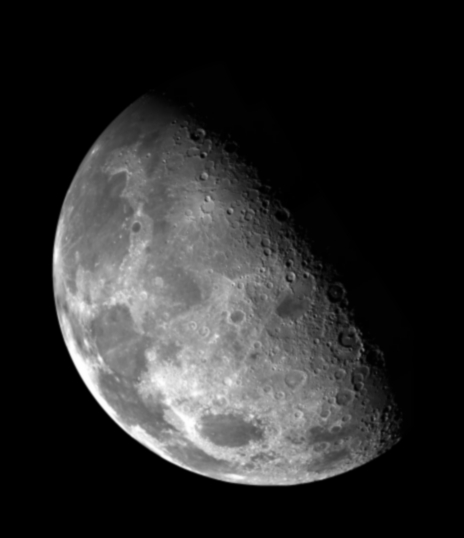
#> input picture Lab/Immagini/luna.jpg, 464 x 538 px, found by its file name
$ python '4)sharpeningScript.py'
#> lines starting #> are read from the running program, lines starting #| are printed output that depends on the picture
# -*- coding: utf-8 -*-

import numpy as np # importa Numpy
import matplotlib.pyplot as plt # importa Matplotlib
import scipy.ndimage as ndi # importa Scipy per le immagini
import skimage.io as io # importa il modulo Input/Output di SK-Image
from skimage.exposure import equalize_hist
from skimage.transform import warp
from pathlib import Path
import myLibreria as my

path_immagini = Path(r"C:\Users\lucia\Desktop\FilePc\Uni\Magistrale\ESM\Laboratorio\Immagini")

x = np.float64(io.imread(path_immagini/"luna.jpg"))
#> x: shape (538, 464) float64; min 0, max 255, mean 42.6
plt.subplot(1,4,1); plt.imshow(x, clim = None, cmap = 'gray')

"""filtri laplaciani
   N.B. filtri uguali ma i bordi vengono evidenziati con colori opposti"""

h1 = np.array([[0, 1,0],
               [1,-4,1],
               [0, 1,0]])

h2 = np.array([[ 0,-1, 0],
               [-1, 4,-1],
               [ 0,-1, 0]])

y1 = ndi.correlate(x, h1, mode = 'reflect')
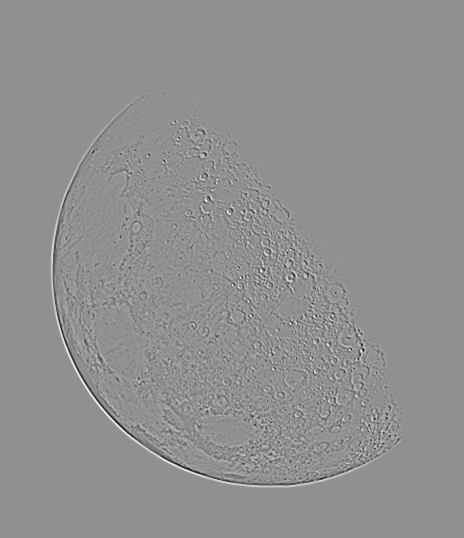
#> y1: shape (538, 464) float64; min -107, max 82, mean 0; drawn with min black and max white
plt.subplot(1,4,2); plt.imshow(y1, clim = None, cmap = 'gray')

y2 = ndi.correlate(x, h2, mode = 'reflect')
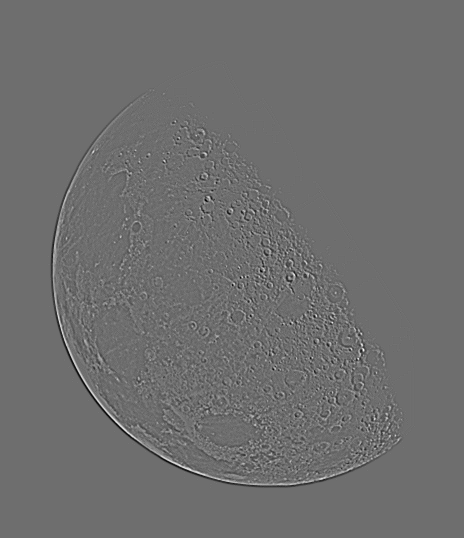
#> y2: shape (538, 464) float64; min -82, max 107, mean 0; drawn with min black and max white
plt.subplot(1,4,3); plt.imshow(y2, clim = None, cmap = 'gray')

"""filtro che somma il laplaciano all'immagine originale"""

h3 = np.array([[ 0,-1, 0],
               [-1, 5,-1],
               [ 0,-1, 0]])

y3 = ndi.correlate(x, h3, mode = 'reflect')
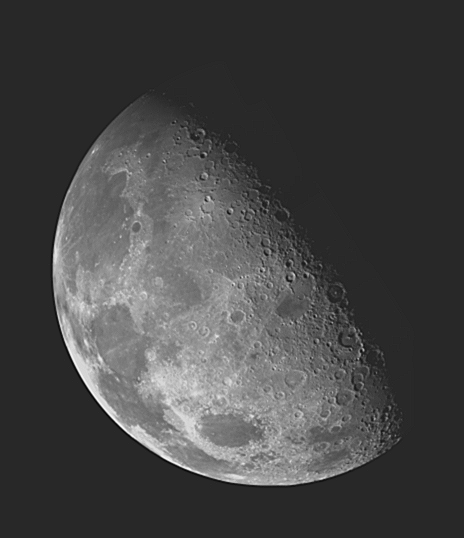
#> y3: shape (538, 464) float64; min -59, max 314, mean 42.6; drawn with min black and max white
plt.subplot(1,4,4); plt.imshow(y3, clim = None, cmap = 'gray')
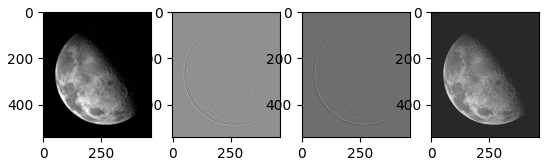
#> figure drawn by matplotlib, 4 panels
